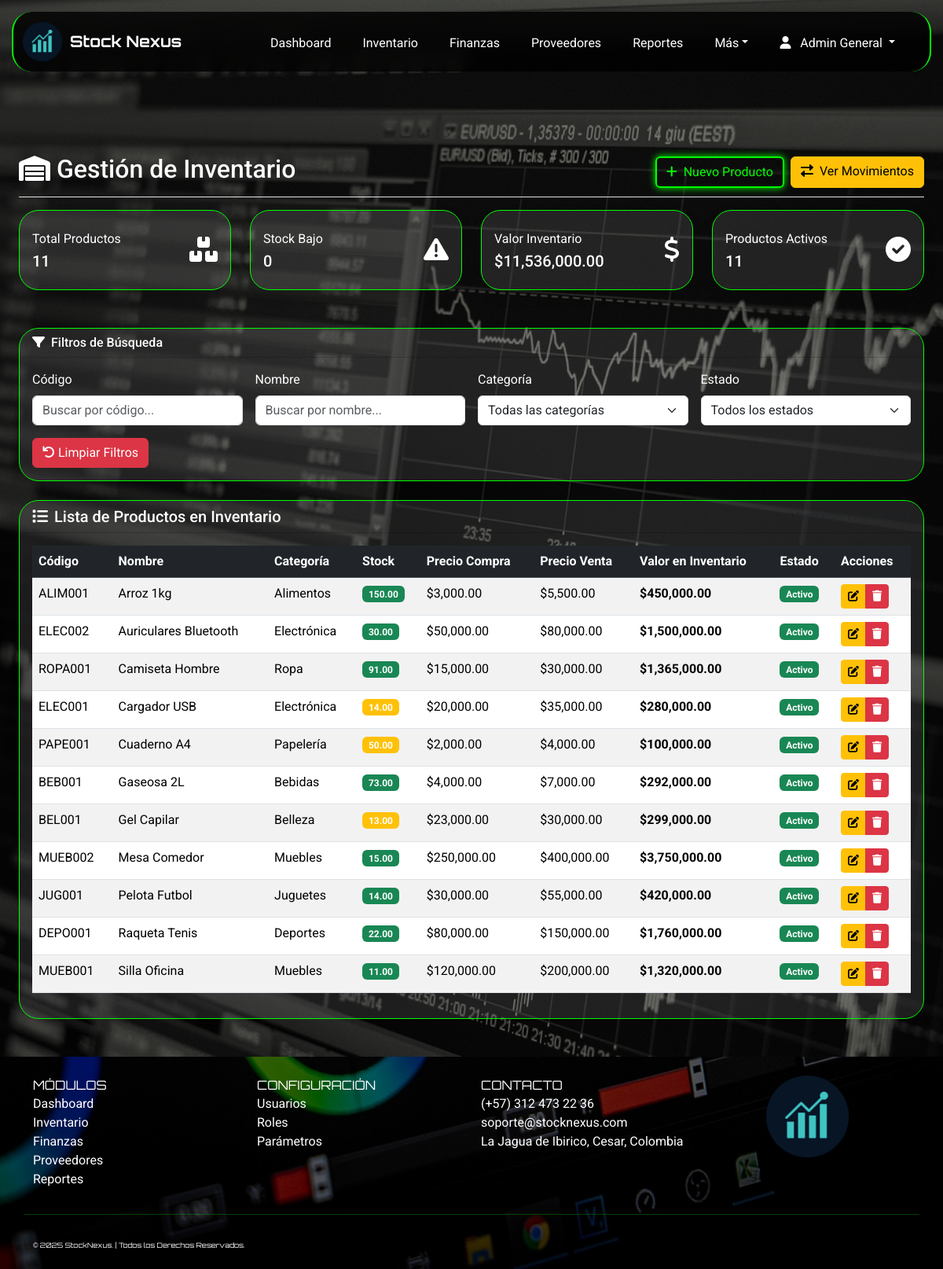
Screenshot of /index.php?page=inventario (signed in) with the database file from the repository.
### tables this page shows
CREATE TABLE IF NOT EXISTS `productos` (
  `id_producto` int(11) NOT NULL AUTO_INCREMENT,
  `codigo_producto` varchar(50) NOT NULL,
  `nombre_producto` varchar(150) NOT NULL,
  `id_categoria` int(11) DEFAULT NULL,
  `descripcion` text DEFAULT NULL,
  `stock_actual` decimal(10,2) DEFAULT 0.00,
  `stock_minimo` decimal(10,2) DEFAULT 0.00,
  `unidad_medida` varchar(30) DEFAULT 'Unidad',
  `precio_compra` decimal(12,2) DEFAULT 0.00,
  `precio_venta` decimal(12,2) DEFAULT 0.00,
  `estado` enum('Activo','Inactivo') DEFAULT 'Activo',
  PRIMARY KEY (`id_producto`),
  UNIQUE KEY `uk_productos_codigo` (`codigo_producto`),
  KEY `idx_productos_id_categoria` (`id_categoria`)
);

CREATE TABLE IF NOT EXISTS `categorias` (
  `id_categoria` int(11) NOT NULL AUTO_INCREMENT,
  `nombre_categoria` varchar(100) NOT NULL,
  `descripcion` text DEFAULT NULL,
  `estado` enum('Activo','Inactivo') DEFAULT 'Activo',
  PRIMARY KEY (`id_categoria`)
);

### app/controllers/ProductoController.php (called while the page is built, shortened)
<?php
class ProductoController {
    private $db;
    public function __construct($database) {
        $this->db = $database;
    }
    public function listar() {
        try {
            $stmt = $this->db->query("
                SELECT p.*, c.nombre_categoria
                FROM productos p
                LEFT JOIN categorias c ON p.id_categoria = c.id_categoria
                ORDER BY p.nombre_producto
            ");
            return $stmt->fetchAll();
        } catch (PDOException $e) {
            error_log("Error en listar productos: " . $e->getMessage());
            return [];
        }
    }
}
?>

### app/controllers/inventarioController.php (called while the page is built, shortened)
<?php
class InventarioController {
    private $db;
    public function __construct($database) {
        $this->db = $database;
    }
    public function getProductosConStockBajo() {
        try {
            $stmt = $this->db->query("
                SELECT *, (stock_actual - stock_minimo) as diferencia
                FROM productos
                WHERE stock_actual <= stock_minimo AND estado = 'Activo'
                ORDER BY diferencia ASC
            ");
            return $stmt->fetchAll();
        } catch (PDOException $e) {
            error_log("Error en getProductosConStockBajo: " . $e->getMessage());
            return [];
        }
    }
    public function getValorTotalInventario() {
        try {
            $stmt = $this->db->query("
                SELECT SUM(stock_actual * precio_compra) as valor_total
                FROM productos
                WHERE estado = 'Activo'
            ");
            $result = $stmt->fetch();
            return $result['valor_total'] ?? 0;
        } catch (PDOException $e) {
            error_log("Error en getValorTotalInventario: " . $e->getMessage());
            return 0;
        }
    }
}
?>

### app/views/Inventario/inventario.php (the view, shortened to what this page needs)
<?php
$productoController = new ProductoController($db);
$productos = $productoController->listar();
$inventarioController = new InventarioController($db);
$valorTotal = $inventarioController->getValorTotalInventario();
$stockBajo = $inventarioController->getProductosConStockBajo();
?>
<div class="container-fluid px-4 pb-5">
    <div class="d-flex justify-content-between flex-wrap flex-md-nowrap align-items-center pt-3 pb-2 mb-3 border-bottom"
            style="margin-top:180px;">
        <h1 class="h2"><i class="fas fa-warehouse me-2"></i>Gestión de Inventario</h1>
        <div class="btn-toolbar mb-2 mb-md-0">
            <a href="index.php?page=crear_producto" class="btn btn-neon me-2">
                <i class="fas fa-plus me-2"></i>Nuevo Producto
            </a>
            <a href="index.php?page=movimientos" class="btn btn-warning">
                <i class="fas fa-exchange-alt me-2"></i>Ver Movimientos
            </a>
        </div>
    </div>
    <div class="row mb-4">
        <div class="col-xl-3 col-md-6 mb-4">
            <div class="card border-left-primary shadow h-100 py-2">
                <div class="card-body">
                    <div class="row no-gutters align-items-center">
                        <div class="col mr-2">
                            <div class="text-xs font-weight-bold text-white mb-1">
                                Total Productos
                            </div>
                            <div class="h5 mb-0 font-weight-bold text-white">
                                <?= count($productos) ?>
                            </div>
                        </div>
                        <div class="col-auto">
                            <i class="fas fa-boxes fa-2x text-white"></i>
                        </div>
                    </div>
                </div>
            </div>
        </div>
        <div class="col-xl-3 col-md-6 mb-4">
            <div class="card border-left-warning shadow h-100 py-2">
                <div class="card-body">
                    <div class="row no-gutters align-items-center">
                        <div class="col mr-2">
                            <div class="text-xs font-weight-bold text-white mb-1">
                                Stock Bajo
                            </div>
                            <div class="h5 mb-0 font-weight-bold text-white">
                                <?= count($stockBajo) ?>
                            </div>
                        </div>
                        <div class="col-auto">
                            <i class="fas fa-exclamation-triangle fa-2x text-white"></i>
                        </div>
                    </div>
                </div>
            </div>
        </div>
        <div class="col-xl-3 col-md-6 mb-4">
            <div class="card border-left-success shadow h-100 py-2">
                <div class="card-body">
                    <div class="row no-gutters align-items-center">
                        <div class="col mr-2">
                            <div class="text-xs font-weight-bold text-white mb-1">
                                Valor Inventario
                            </div>
                            <div class="h5 mb-0 font-weight-bold text-white">
                                $<?= number_format($valorTotal, 2) ?>
                            </div>
                        </div>
                        <div class="col-auto">
                            <i class="fas fa-dollar-sign fa-2x text-white"></i>
                        </div>
                    </div>
                </div>
            </div>
        </div>
        <div class="col-xl-3 col-md-6 mb-4">
            <div class="card border-left-info shadow h-100 py-2">
                <div class="card-body">
                    <div class="row no-gutters align-items-center">
                        <div class="col mr-2">
                            <div class="text-xs font-weight-bold text-white mb-1">
                                Productos Activos
                            </div>
                            <div class="h5 mb-0 font-weight-bold text-white">
                                <?= count(array_filter($productos, function($p) { return $p['estado'] == 'Activo'; })) ?>
                            </div>
                        </div>
                        <div class="col-auto">
                            <i class="fas fa-check-circle fa-2x text-white"></i>
                        </div>
                    </div>
                </div>
            </div>
        </div>
    </div>
    <div class="card mb-4">
        <div class="card-header">
            <h6 class="card-title mb-0 text-white">
                <i class="fas fa-filter me-2"></i>Filtros de Búsqueda
            </h6>
        </div>
        <div class="card-body">
            <div class="row g-3">
                <div class="col-md-3">
                    <label for="filtroCodigo" class="form-label text-white">Código</label>
                    <input type="text" class="form-control" id="filtroCodigo" placeholder="Buscar por código...">
                </div>
                <div class="col-md-3">
                    <label for="filtroNombre" class="form-label text-white">Nombre</label>
                    <input type="text" class="form-control" id="filtroNombre" placeholder="Buscar por nombre...">
                </div>
                <div class="col-md-3">
                    <label for="filtroCategoria" class="form-label text-white">Categoría</label>
                    <select class="form-select" id="filtroCategoria">
                        <option value="">Todas las categorías</option>
                    </select>
                </div>
                <div class="col-md-3">
                    <label for="filtroEstado" class="form-label text-white">Estado</label>
                    <select class="form-select" id="filtroEstado">
                        <option value="">Todos los estados</option>
                    </select>
                </div>
            </div>
            <div class="row mt-3">
                <div class="col-12">
                    <button type="button" class="btn btn-danger" id="btnLimpiarFiltros">
                        <i class="fas fa-undo me-1"></i>Limpiar Filtros
                    </button>
                </div>
            </div>
        </div>
    </div>
    <div class="card">
        <div class="card-header d-flex justify-content-between align-items-center">
            <h5 class="card-title mb-0 text-white">
                <i class="fas fa-list me-2 text-white"></i>Lista de Productos en Inventario
            </h5>
            <div class="text-muted small" id="contadorProductos">
            </div>
        </div>
        <div class="card-body">
            <div class="table-responsive">
                <table class="table table-striped table-hover" id="tablaInventario">
                    <thead class="table-dark">
                        <tr>
                            <th>Código</th>
                            <th>Nombre</th>
                            <th>Categoría</th>
                            <th>Stock</th>
                            <th>Precio Compra</th>
                            <th>Precio Venta</th>
                            <th>Valor en Inventario</th>
                            <th>Estado</th>
                            <th>Acciones</th>
                        </tr>
                    </thead>
                    <tbody id="cuerpoTabla">
                        <?php foreach ($productos as $producto):
                            $valorInventario = $producto['stock_actual'] * $producto['precio_compra'];
                        ?>
                        <tr data-estado="<?= $producto['estado'] ?>">
                            <td><?= $producto['codigo_producto'] ?></td>
                            <td><?= $producto['nombre_producto'] ?></td>
                            <td><?= $producto['nombre_categoria'] ?: 'Sin categoría' ?></td>
                            <td>
                                <span class="badge bg-<?= $producto['stock_actual'] <= $producto['stock_minimo'] ? 'danger' : ($producto['stock_actual'] <= ($producto['stock_minimo'] * 2) ? 'warning' : 'success') ?>">
                                    <?= $producto['stock_actual'] ?>
                                </span>
                            </td>
                            <td>$<?= number_format($producto['precio_compra'], 2) ?></td>
                            <td>$<?= number_format($producto['precio_venta'], 2) ?></td>
                            <td><strong>$<?= number_format($valorInventario, 2) ?></strong></td>
                            <td>
                                <span class="badge bg-<?= $producto['estado'] == 'Activo' ? 'success' : 'secondary' ?>">
                                    <?= $producto['estado'] ?>
                                </span>
                            </td>
                            <td>
                                <div class="btn-group btn-group-sm">
                                    <a href="index.php?page=editar_producto&id=<?= $producto['id_producto'] ?>"
                                    class="btn btn-warning" title="Editar">
                                        <i class="fas fa-edit"></i>
                                    </a>
                                    <button type="button" class="btn btn-danger btn-eliminar"
                                            data-id="<?= $producto['id_producto'] ?>"
                                            data-nombre="<?= htmlspecialchars($producto['nombre_producto']) ?>"
                                            title="Eliminar Permanentemente">
                                        <i class="fas fa-trash"></i>
                                    </button>
                                </div>
                            </td>
                        </tr>
                        <?php endforeach; ?>
                    </tbody>
                </table>
            </div>
        </div>
    </div>
</div>

### public/assets/style.css (style rules this page uses)
body { background-image: url(../img/fondo_body.jpg); min-height: 100vh; background-size: cover; background-position: center; background-repeat: no-repeat; background-attachment: fixed; position: relative; font-family: 'Roboto', sans-serif; background-color: #000; color: #fff; margin: 0; padding: 0; width: 100%; align-items: center; justify-content: center; }
body::before { content: ''; position: fixed; top: 0; left: 0; width: 100%; height: 100%; background-color: rgba(0, 0, 0, 0.5); z-index: -1; }
html { scroll-behavior: smooth; width: 100%; }
.btn-neon { color: #00ff00; border: 2px solid #00ff00; background-color: transparent; box-shadow: 0 0 10px #00ff00; transition: all 0.3s ease; }
.card { width: 100%; background-color: rgba(255, 255, 255, 0.1); border: 1px solid #00ff00; transition: transform 0.3s, box-shadow 0.3s; border-radius: 25px; }

### rows the page displays
productos: codigo_producto "ALIM001", nombre_producto "Arroz 1kg", id_categoria.nombre_categoria "Alimentos", stock_actual "150.00", precio_compra "3,000.00", precio_venta "5,500.00", valorInventario "450,000.00", estado "Activo"
productos: codigo_producto "ELEC002", nombre_producto "Auriculares Bluetooth", id_categoria.nombre_categoria "Electrónica", stock_actual "30.00", precio_compra "50,000.00", precio_venta "80,000.00", valorInventario "1,500,000.00", estado "Activo"
productos: codigo_producto "ROPA001", nombre_producto "Camiseta Hombre", id_categoria.nombre_categoria "Ropa", stock_actual "91.00", precio_compra "15,000.00", precio_venta "30,000.00", valorInventario "1,365,000.00", estado "Activo"
productos: codigo_producto "ELEC001", nombre_producto "Cargador USB", id_categoria.nombre_categoria "Electrónica", stock_actual "14.00", precio_compra "20,000.00", precio_venta "35,000.00", valorInventario "280,000.00", estado "Activo"
productos: codigo_producto "PAPE001", nombre_producto "Cuaderno A4", id_categoria.nombre_categoria "Papelería", stock_actual "50.00", precio_compra "2,000.00", precio_venta "4,000.00", valorInventario "100,000.00", estado "Activo"
productos: codigo_producto "BEB001", nombre_producto "Gaseosa 2L", id_categoria.nombre_categoria "Bebidas", stock_actual "73.00", precio_compra "4,000.00", precio_venta "7,000.00", valorInventario "292,000.00", estado "Activo"
productos: codigo_producto "BEL001", nombre_producto "Gel Capilar", id_categoria.nombre_categoria "Belleza", stock_actual "13.00", precio_compra "23,000.00", precio_venta "30,000.00", valorInventario "299,000.00", estado "Activo"
productos: codigo_producto "MUEB002", nombre_producto "Mesa Comedor", id_categoria.nombre_categoria "Muebles", stock_actual "15.00", precio_compra "250,000.00", precio_venta "400,000.00", valorInventario "3,750,000.00", estado "Activo"
productos: codigo_producto "JUG001", nombre_producto "Pelota Futbol", id_categoria.nombre_categoria "Juguetes", stock_actual "14.00", precio_compra "30,000.00", precio_venta "55,000.00", valorInventario "420,000.00", estado "Activo"
productos: codigo_producto "DEPO001", nombre_producto "Raqueta Tenis", id_categoria.nombre_categoria "Deportes", stock_actual "22.00", precio_compra "80,000.00", precio_venta "150,000.00", valorInventario "1,760,000.00", estado "Activo"
productos: codigo_producto "MUEB001", nombre_producto "Silla Oficina", id_categoria.nombre_categoria "Muebles", stock_actual "11.00", precio_compra "120,000.00", precio_venta "200,000.00", valorInventario "1,320,000.00", estado "Activo"

### other values shown
$_SESSION['usuario_nombre'] "Admin General"
count($productos) "11"
count($stockBajo) "0"
$valorTotal "11,536,000.00"
